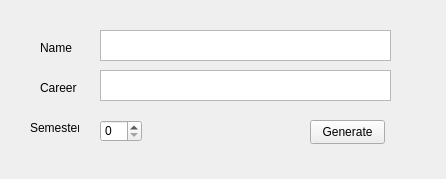
<?xml version="1.0" encoding="UTF-8"?>
<ui version="4.0">
 <class>MainWindow</class>
 <widget class="QMainWindow" name="MainWindow">
  <property name="geometry">
   <rect>
    <x>0</x>
    <y>0</y>
    <width>446</width>
    <height>179</height>
   </rect>
  </property>
  <property name="windowTitle">
   <string>MainWindow</string>
  </property>
  <widget class="QWidget" name="centralwidget">
   <widget class="QTextEdit" name="textName">
    <property name="geometry">
     <rect>
      <x>100</x>
      <y>30</y>
      <width>291</width>
      <height>31</height>
     </rect>
    </property>
   </widget>
   <widget class="QTextEdit" name="textCareer">
    <property name="geometry">
     <rect>
      <x>100</x>
      <y>70</y>
      <width>291</width>
      <height>31</height>
     </rect>
    </property>
   </widget>
   <widget class="QSpinBox" name="spinSemester">
    <property name="geometry">
     <rect>
      <x>100</x>
      <y>120</y>
      <width>42</width>
      <height>22</height>
     </rect>
    </property>
   </widget>
   <widget class="QPushButton" name="generateButton">
    <property name="geometry">
     <rect>
      <x>310</x>
      <y>120</y>
      <width>75</width>
      <height>24</height>
     </rect>
    </property>
    <property name="text">
     <string>Generate</string>
    </property>
   </widget>
   <widget class="QLabel" name="Name">
    <property name="geometry">
     <rect>
      <x>40</x>
      <y>40</y>
      <width>49</width>
      <height>16</height>
     </rect>
    </property>
    <property name="text">
     <string>Name</string>
    </property>
   </widget>
   <widget class="QLabel" name="Semester">
    <property name="geometry">
     <rect>
      <x>30</x>
      <y>120</y>
      <width>49</width>
      <height>16</height>
     </rect>
    </property>
    <property name="text">
     <string>Semester</string>
    </property>
   </widget>
   <widget class="QLabel" name="Career">
    <property name="geometry">
     <rect>
      <x>40</x>
      <y>80</y>
      <width>49</width>
      <height>16</height>
     </rect>
    </property>
    <property name="text">
     <string>Career</string>
    </property>
   </widget>
  </widget>
 </widget>
 <resources/>
 <connections/>
</ui>
